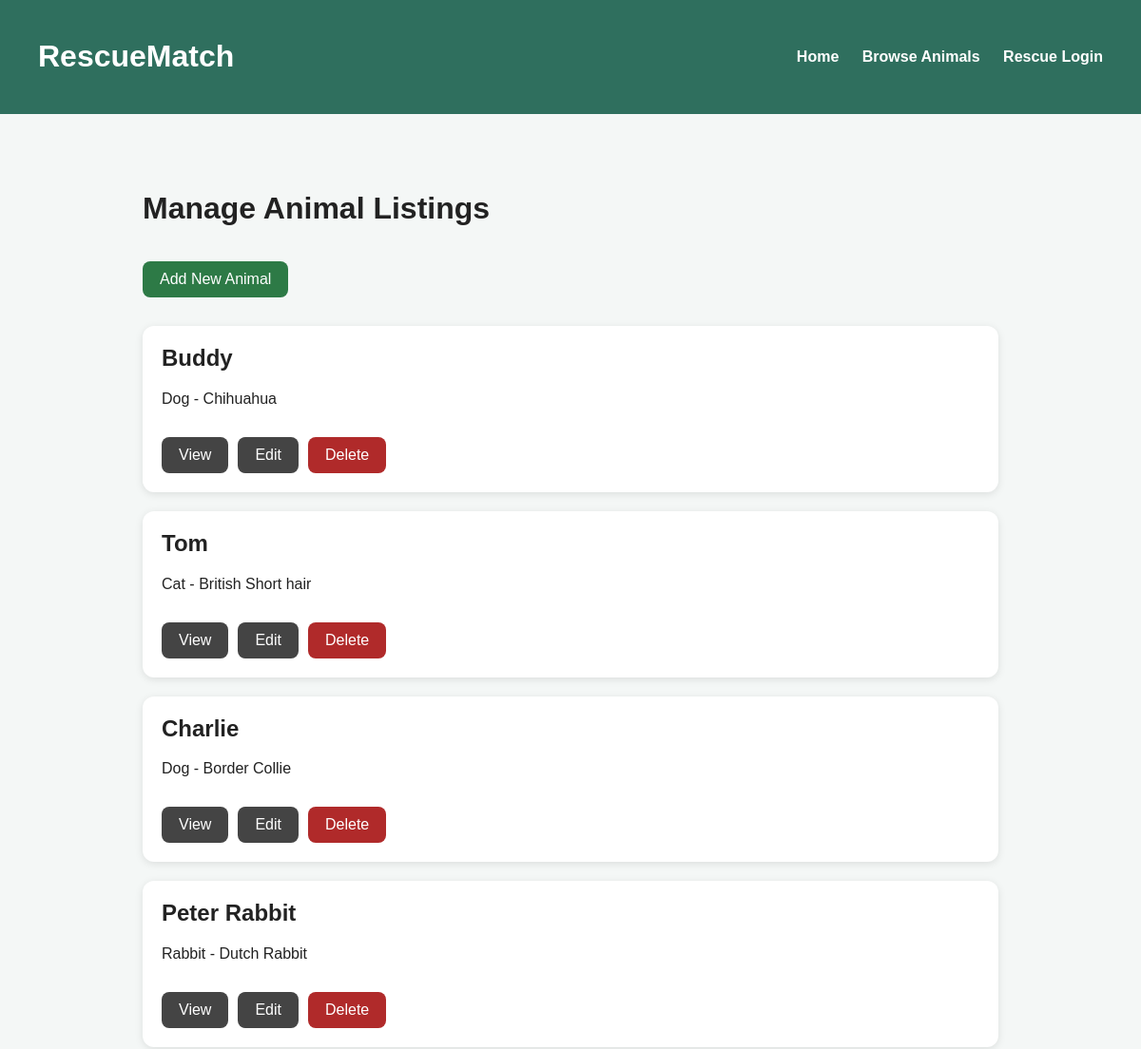
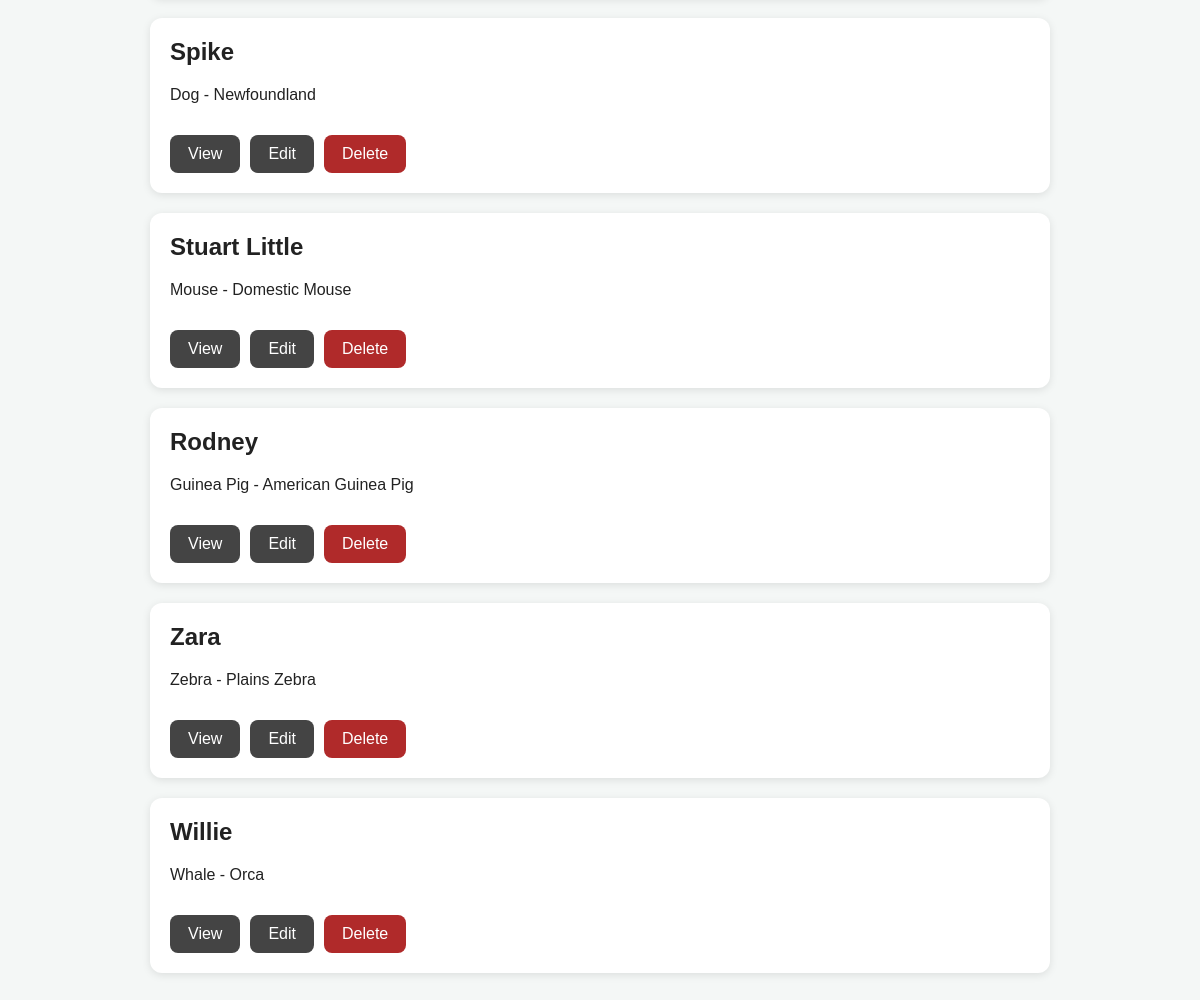
The app's page /manage-animals/ with its own data (2 pictures, top to bottom).
### animals/models.py (models this page shows, shortened)
class Animal(models.Model):
    name = models.CharField(max_length=100)
    animal_type = models.CharField(max_length=50)
    breed = models.CharField(max_length=100)
    age = models.PositiveIntegerField()
    description = models.TextField()
    image = models.ImageField(
        upload_to="animals/",
        blank=True,
        null=True,
    )
    rescue = models.ForeignKey(
        RescueCentre,
        on_delete=models.CASCADE,
        related_name="animals",
    )
    image_name = models.CharField(max_length=100, blank=True)

### animals/views.py (the view)
# urls.py: path("manage-animals/", views.manage_animals, name="manage_animals"),
def manage_animals(request):
    animals = Animal.objects.all()
    return render(request, "manage_animals.html", {"animals": animals})

### templates/manage_animals.html (shortened to what this page needs)
{% load static %}
<!DOCTYPE html>
<html lang="en">
<head>
    <link rel="stylesheet" href="{% static 'css/style.css' %}">
</head>
<body>
<header class="site-header">
    <h1>RescueMatch</h1>
    <nav>
        <a href="{% url 'home' %}">Home</a>
        <a href="{% url 'browse' %}">Browse Animals</a>
        <a href="{% url 'rescue_login' %}">Rescue Login</a>
    </nav>
</header>
    <main class="crud-container">
        <h1>Manage Animal Listings</h1>
        <a href="{% url 'add_animal' %}" class="btn primary-btn">Add New Animal</a>
        <div class="crud-list">
            {% for animal in animals %}
                <div class="crud-card">
                    <h2>{{ animal.name }}</h2>
                    <p>{{ animal.animal_type }} - {{ animal.breed }}</p>
                    <div class="crud-actions">
                        <a href="{% url 'animal_detail' animal.id %}" class="btn">View</a>
                        <a href="{% url 'edit_animal' animal.id %}" class="btn">Edit</a>
                        <a href="{% url 'delete_animal' animal.id %}" class="btn danger-btn">Delete</a>
                    </div>
                </div>
            {% empty %}
                <p>No animals have been added yet.</p>
            {% endfor %}
        </div>
    </main>
</body>
</html>

### static/css/style.css (style rules this page uses)
body { margin: 0; font-family: Arial, sans-serif; background: #f4f7f6; color: #222; }
.site-header { background: #2f6f5e; color: white; padding: 20px 40px; display: flex; justify-content: space-between; align-items: center; }
.site-header a { color: white; text-decoration: none; margin-left: 20px; font-weight: bold; }
.btn { display: inline-block; margin-top: 15px; background: #2f6f5e; color: white; padding: 10px 16px; border-radius: 8px; text-decoration: none; }
.crud-container, .form-container, .delete-container { max-width: 900px; margin: 40px auto; padding: 20px; }
.crud-list { display: grid; gap: 20px; margin-top: 30px; }
.crud-card { background: white; padding: 20px; border-radius: 12px; box-shadow: 0 2px 8px rgba(0,0,0,0.1); }
.crud-card h2 { margin-top: 0; }
.crud-actions { display: flex; gap: 10px; margin-top: 15px; }
.btn { display: inline-block; padding: 10px 18px; border-radius: 8px; text-decoration: none; background: #444; color: white; border: none; cursor: pointer; }
.primary-btn { background: #2d7a46; }
.danger-btn { background: #b02a2a; }

### records on screen
Animal: name "Buddy", animal_type "Dog", breed "Chihuahua"
Animal: name "Tom", animal_type "Cat", breed "British Short hair"
Animal: name "Charlie", animal_type "Dog", breed "Border Collie"
Animal: name "Peter Rabbit", animal_type "Rabbit", breed "Dutch Rabbit"
Animal: name "Spike", animal_type "Dog", breed "Newfoundland"
Animal: name "Stuart Little", animal_type "Mouse", breed "Domestic Mouse"
Animal: name "Rodney", animal_type "Guinea Pig", breed "American Guinea Pig"
Animal: name "Zara", animal_type "Zebra", breed "Plains Zebra"
Animal: name "Willie", animal_type "Whale", breed "Orca"
